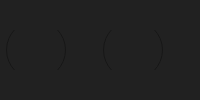
                       <widget class="QWidget" name="widget_10" native="true">
                        <property name="styleSheet">
                         <string notr="true">background-color: rgb(33, 33, 33);
border-radius: 18px;</string>
                        </property>
                        <layout class="QHBoxLayout" name="horizontalLayout_12">
                         <property name="spacing">
                          <number>0</number>
                         </property>
                         <property name="leftMargin">
                          <number>6</number>
                         </property>
                         <property name="topMargin">
                          <number>0</number>
                         </property>
                         <property name="rightMargin">
                          <number>0</number>
                         </property>
                         <property name="bottomMargin">
                          <number>0</number>
                         </property>
                         <item>
                          <widget class="QGroupBox" name="groupBox">
                           <property name="styleSheet">
                            <string notr="true">QRadioButton::indicator {
    width: 60px;
    height: 40px;
}</string>
                           </property>
                           <property name="title">
                            <string/>
                           </property>
                           <layout class="QHBoxLayout" name="horizontalLayout_6">
                            <property name="spacing">
                             <number>0</number>
                            </property>
                            <property name="leftMargin">
                             <number>0</number>
                            </property>
                            <property name="topMargin">
                             <number>0</number>
                            </property>
                            <property name="rightMargin">
                             <number>0</number>
                            </property>
                            <property name="bottomMargin">
                             <number>0</number>
                            </property>
                            <item>
                             <widget class="QRadioButton" name="radioButton_music">
                              <property name="cursor">
                               <cursorShape>PointingHandCursor</cursorShape>
                              </property>
                              <property name="styleSheet">
                               <string notr="true">QRadioButton::indicator:unchecked {
	image: url(:/res/img/music0.png);
}
QRadioButton::indicator:checked {
	image: url(:/res/img/music1.png);
}</string>
                              </property>
                              <property name="text">
                               <string/>
                              </property>
                             </widget>
                            </item>
                            <item>
                             <widget class="QRadioButton" name="radioButton_playlist">
                              <property name="cursor">
                               <cursorShape>PointingHandCursor</cursorShape>
                              </property>
                              <property name="styleSheet">
                               <string notr="true">QRadioButton::indicator:unchecked {
	image: url(:/res/img/playlist0.png);
}
QRadioButton::indicator:checked {
	image: url(:/res/img/playlist1.png);
}</string>
                              </property>
                              <property name="text">
                               <string/>
                              </property>
                             </widget>
                            </item>
                           </layout>
                          </widget>
                         </item>
                        </layout>
                       </widget>
